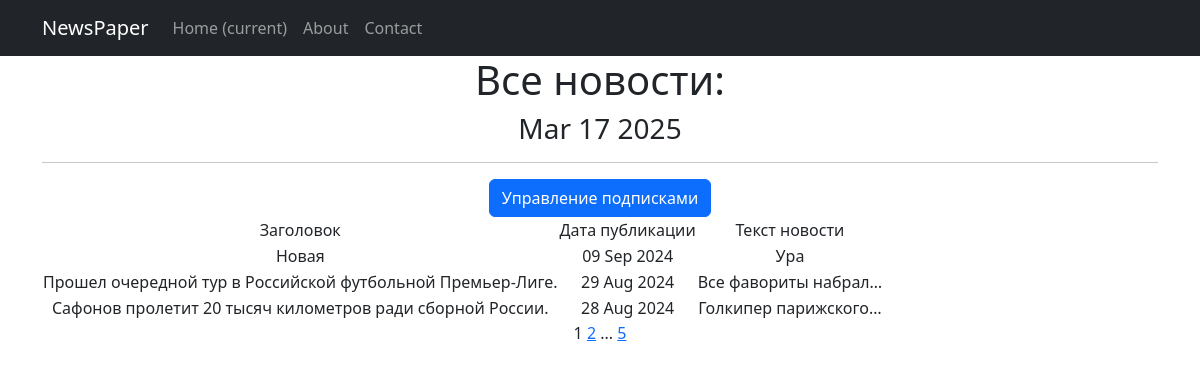
Page /news/ on the committed database.
### news/models.py (models this page shows, shortened)
class Post(models.Model):
    author_post = models.ForeignKey(Author, on_delete=models.CASCADE)
    type_post = models.CharField(max_length=3, choices=CATEGORIES, default=article)
    time_post = models.DateTimeField(auto_now_add=True)
    category_post = models.ManyToManyField(Category, through='PostCategory')
    name_post = models.CharField(max_length=255)
    text_post = models.TextField()
    rating_post = models.IntegerField(default=0)

### news/views.py (the view)
# urls.py: path('', cache_page(60)(PostsList.as_view()), name='post_list'),
class PostsList(ListView):
    model = Post
    ordering = '-time_post'
    template_name = 'news.html'
    context_object_name = 'news'
    paginate_by = 3
    def get_queryset(self):
        queryset = super().get_queryset()
        self.filterset = PostFilter(self.request.GET, queryset)
        return self.filterset.qs
    def get_context_data(self, **kwargs):
        context = super().get_context_data(**kwargs)
        context['filterset'] = self.filterset
        context['time_now'] = datetime.utcnow()
        return context

### news/templatetags/custom_filters.py (called while the page is built)
@register.filter()
def censor(text):
    for i in WORDS:
        text = text.replace(i[1:], '*' * len(i[1:]))
    return text

### templates/news.html (shortened to what this page needs)
{% extends 'flatpages/default.html' %}
{% load custom_filters %}
{% block content %}
<h1>Все новости:</h1>
<h3>{{ time_now|date:'M d Y' }}</h3>
<hr>
{% load cache %}
{% cache 30 submit %}
    <a class="btn btn-primary" type="submit" href="subscriptions/">Управление подписками</a>
{% endcache %}
{% if news %}
    <table>
        <tr>
            <td>Заголовок</td>
            <td>Дата публикации</td>
            <td>Текст новости</td>
        </tr>
{% for post in news %}
        <tr>
            <td>{{ post.name_post|censor }}</td>
            <td>{{ post.time_post|date:'d M Y' }}</td>
            <td>{{ post.text_post|truncatechars:20|censor }}</td>
        </tr>
{% endfor %}
    </table>
{% else %}
    <h2>Новостей нет!</h2>
{% endif %}
    {{ page_obj.number }}
    {% if page_obj.has_next %}
        <a href="?page={{ page_obj.next_page_number }}">{{ page_obj.next_page_number }}</a>
        {% if paginator.num_pages != page_obj.next_page_number %}
            ...
           <a href="?page={{ page_obj.paginator.num_pages }}">{{ page_obj.paginator.num_pages }}</a>
        {% endif %}
    {% endif %}
{% endblock content %}

### rows in the picture
Post: name_post|censor "Новая", time_post "09 Sep 2024", text_post|censor "Ура"
Post: name_post|censor "Прошел очередной тур в Российской футбольной Премьер-Лиге.", time_post "29 Aug 2024", text_post|censor "Все фавориты набрал…"
Post: name_post|censor "Сафонов пролетит 20 тысяч километров ради сборной России.", time_post "28 Aug 2024", text_post|censor "Голкипер парижского…"

### other values in the picture
{{ time_now|date:'M d Y' }} "Mar 17 2025"
{{ page_obj.number }} "1"
{{ page_obj.next_page_number }} "2"
{{ page_obj.paginator.num_pages }} "5"
